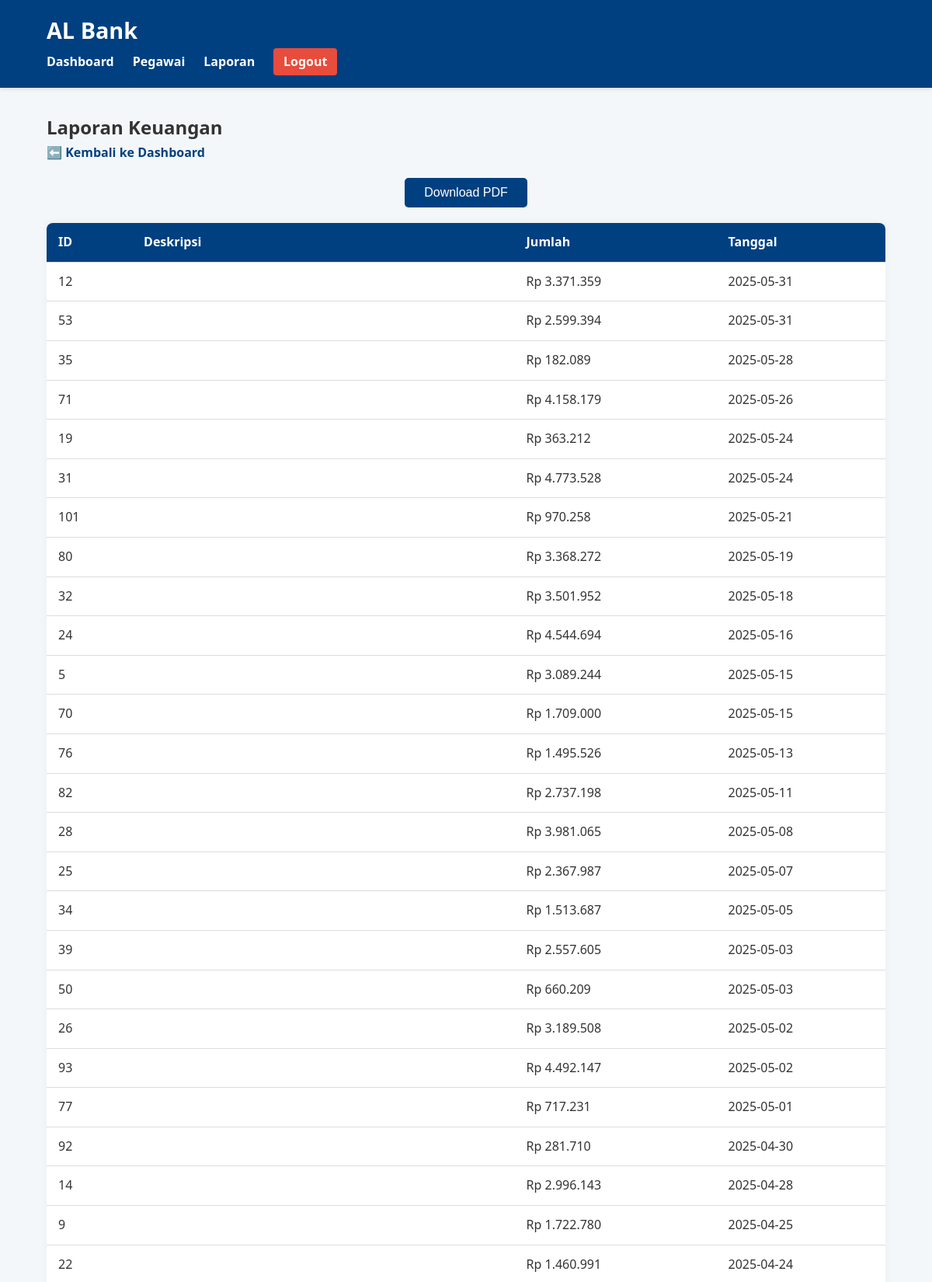
Screenshot of /laporan.php (signed in, upper part) with the database file from the repository.
### tables this page shows
CREATE TABLE `transaksi` (
  `id` int(11) NOT NULL,
  `deskripsi` varchar(255) DEFAULT NULL,
  `jumlah` int(11) DEFAULT NULL,
  `tanggal` date DEFAULT NULL
);

### laporan.php (the view, shortened to what this page needs)
<?php
include 'header.php';
include 'db.php';
$result = mysqli_query($conn, "SELECT * FROM transaksi ORDER BY tanggal DESC");
?>
<h2>Laporan Keuangan</h2>
<p><a href="dashboard.php" class="back-link">⬅️ Kembali ke Dashboard</a></p>
<form action="export_pdf.php" method="POST">
    <button type="submit">Download PDF</button>
</form>
<table>
    <thead>
        <tr>
            <th>ID</th>
            <th>Deskripsi</th>
            <th>Jumlah</th>
            <th>Tanggal</th>
        </tr>
    </thead>
    <tbody>
    <?php while ($row = mysqli_fetch_assoc($result)) : ?>
        <tr>
            <td data-label="ID"><?php echo (int)$row['id']; ?></td>
            <td data-label="Deskripsi"><?php echo htmlspecialchars($row['deskripsi']); ?></td>
            <td data-label="Jumlah">Rp <?php echo number_format($row['jumlah'], 0, ',', '.'); ?></td>
            <td data-label="Tanggal"><?php echo htmlspecialchars($row['tanggal']); ?></td>
        </tr>
    <?php endwhile; ?>
    </tbody>
</table>
<?php include 'footer.php'; ?>

### assets/css/style.css (style rules this page uses)
* { margin: 0; padding: 0; box-sizing: border-box; }
body { font-family: 'Segoe UI', Tahoma, Geneva, Verdana, sans-serif; background-color: #f4f7f9; color: #333; line-height: 1.6; }

### laporan.php (style rules this page uses)
.back-link { display: inline-block; margin-bottom: 20px; color: #004080; text-decoration: none; font-weight: 600; }
form { text-align: center; margin-bottom: 20px; }
button { background-color: #004080; color: white; border: none; padding: 10px 25px; font-size: 16px; border-radius: 5px; cursor: pointer; transition: background-color 0.3s ease; }
table { width: 100%; border-collapse: collapse; background: white; box-shadow: 0 0 10px rgba(0,0,0,0.05); border-radius: 8px; overflow: hidden; }
thead { background-color: #004080; color: white; }
th, td { padding: 12px 15px; text-align: left; border-bottom: 1px solid #ddd; }

### rows the page displays
transaksi: id "12", jumlah "3.371.359", tanggal "2025-05-31"
transaksi: id "53", jumlah "2.599.394", tanggal "2025-05-31"
transaksi: id "35", jumlah "182.089", tanggal "2025-05-28"
transaksi: id "71", jumlah "4.158.179", tanggal "2025-05-26"
transaksi: id "19", jumlah "363.212", tanggal "2025-05-24"
transaksi: id "31", jumlah "4.773.528", tanggal "2025-05-24"
transaksi: id "101", jumlah "970.258", tanggal "2025-05-21"
transaksi: id "80", jumlah "3.368.272", tanggal "2025-05-19"
transaksi: id "32", jumlah "3.501.952", tanggal "2025-05-18"
transaksi: id "24", jumlah "4.544.694", tanggal "2025-05-16"
transaksi: id "5", jumlah "3.089.244", tanggal "2025-05-15"
transaksi: id "70", jumlah "1.709.000", tanggal "2025-05-15"
transaksi: id "76", jumlah "1.495.526", tanggal "2025-05-13"
transaksi: id "82", jumlah "2.737.198", tanggal "2025-05-11"
transaksi: id "28", jumlah "3.981.065", tanggal "2025-05-08"
transaksi: id "25", jumlah "2.367.987", tanggal "2025-05-07"
transaksi: id "34", jumlah "1.513.687", tanggal "2025-05-05"
transaksi: id "39", jumlah "2.557.605", tanggal "2025-05-03"
transaksi: id "50", jumlah "660.209", tanggal "2025-05-03"
transaksi: id "26", jumlah "3.189.508", tanggal "2025-05-02"
transaksi: id "93", jumlah "4.492.147", tanggal "2025-05-02"
transaksi: id "77", jumlah "717.231", tanggal "2025-05-01"
transaksi: id "92", jumlah "281.710", tanggal "2025-04-30"
transaksi: id "14", jumlah "2.996.143", tanggal "2025-04-28"
transaksi: id "9", jumlah "1.722.780", tanggal "2025-04-25"
transaksi: id "22", jumlah "1.460.991", tanggal "2025-04-24"
